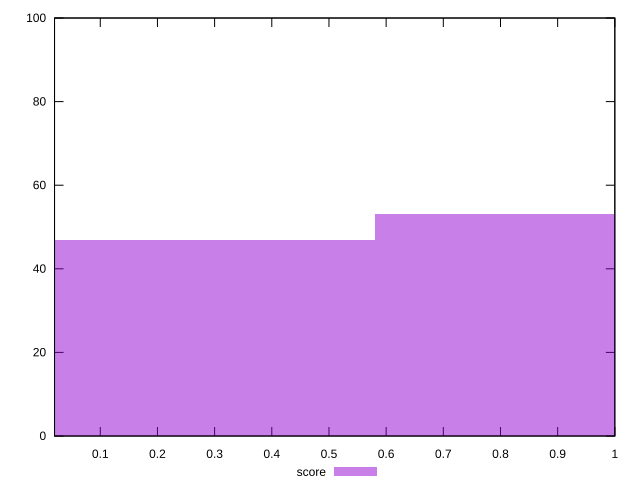

This figure's gnuplot source:
reset

$score <<EOF
0 47
1.1595713897978255 53
EOF

set key outside below
set boxwidth 1.1595713897978255
set xrange [0.02:1]
set yrange [0:100]
set trange [0:100]
set style fill transparent solid 0.5 noborder
set terminal svg size 640, 490 enhanced background rgb 'white'
set output "reports/report_00027_2021-02-24T12-40-31.850Z/interactive/samples/agenda/score/histogram.svg"

plot $score title "score" with boxes

reset
